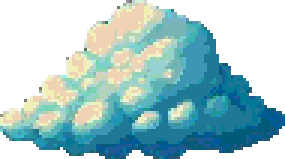
#> input picture python/neural/clouds/images/00001.png, 95 x 53 px (shown 3 times larger); its folder holds 4 pictures in this run
$ python prepare_256.py
#> lines starting #> are read from the running program, lines starting #| are printed output that depends on the picture
"""Pad the cloud sprites into centred 256x256 RGBA canvases.

The earlier preparation pasted every sprite at (0, 0), so across the whole set no
opaque pixel ever appeared below y=83: the discriminator could separate real from fake
on canvas position alone. Centring removes that shortcut.

Usage: prepare_256.py [src_dir] [dst_dir]
"""
import os
import sys

import imageio.v3 as iio
import numpy as np

CANVAS = 256
SRC_DEFAULT = "../images"
DST_DEFAULT = "images_256"


def centre(image):
    h, w = image.shape[:2]
    if h > CANVAS or w > CANVAS:
        scale = min(CANVAS / h, CANVAS / w)
        new_h, new_w = max(1, int(h * scale)), max(1, int(w * scale))
        ys = (np.arange(new_h) / scale).astype(int).clip(0, h - 1)
        xs = (np.arange(new_w) / scale).astype(int).clip(0, w - 1)
        image = image[ys][:, xs]  # nearest, so no colour outside the source appears
        h, w = image.shape[:2]

    canvas = np.zeros((CANVAS, CANVAS, 4), np.uint8)
    top, left = (CANVAS - h) // 2, (CANVAS - w) // 2
    canvas[top:top + h, left:left + w] = image
    # RGB under fully transparent pixels is never displayed but is still fed to the
    # network, so zero it instead of leaving whatever the source happened to store.
    canvas[canvas[..., 3] < 128] = 0
    canvas[..., 3] = np.where(canvas[..., 3] >= 128, 255, 0)
    return canvas


if __name__ == "__main__":
    src = sys.argv[1] if len(sys.argv) > 1 else SRC_DEFAULT
    dst = sys.argv[2] if len(sys.argv) > 2 else DST_DEFAULT
    os.makedirs(dst, exist_ok=True)

    names = sorted(n for n in os.listdir(src) if n.lower().endswith(".png"))
    fill = []
    for name in names:
        out = centre(iio.imread(os.path.join(src, name)))
#> in centre, `h, w = image.shape[:2]`: h = 53; w = 95
#> in centre, `top, left = (CANVAS - h) // 2, (CANVAS - w) // 2`: top = 101; left = 80
#> in centre, `canvas[top:top + h, left:left + w] = image`:
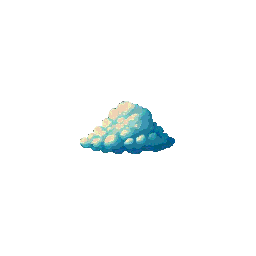
#> canvas: shape (256, 256, 4); mean R, G, B, A 5.1, 7.8, 8, 11.9; transparent parts drawn white
        iio.imwrite(os.path.join(dst, name), out)
        fill.append((out[..., 3] > 0).mean())
#> pass 2 of the loop `for name in names:`:
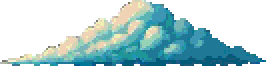
#> input picture python/neural/clouds/images/00011.png, 133 x 33 px (shown 2 times larger)
#> h = 33; w = 133
#> top = 111; left = 61
#> in centre (call 2), `canvas[top:top + h, left:left + w] = image`:
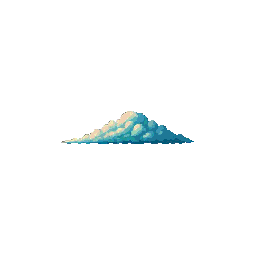
#> canvas: shape (256, 256, 4); mean R, G, B, A 3.2, 5.3, 5.5, 8.4; transparent parts drawn white
#> pass 3 of the loop `for name in names:`:
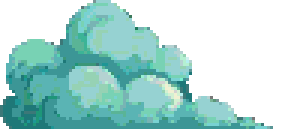
#> input picture python/neural/clouds/images/00027.png, 95 x 43 px (shown 3 times larger)
#> h = 43; w = 95
#> top = 106; left = 80
#> in centre (call 3), `canvas[top:top + h, left:left + w] = image`:
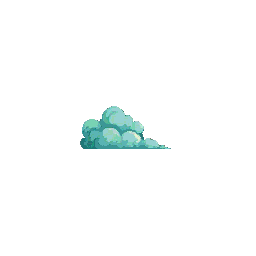
#> canvas: shape (256, 256, 4); mean R, G, B, A 3.6, 6.3, 6, 8.7; transparent parts drawn white
#> the loop made 4 passes; the first 3 are shown

    fill = np.array(fill)
    print("wrote %d canvases to %s" % (len(names), dst))
    print("opaque fraction: min %.3f median %.3f max %.3f"
          % (fill.min(), np.median(fill), fill.max()))
